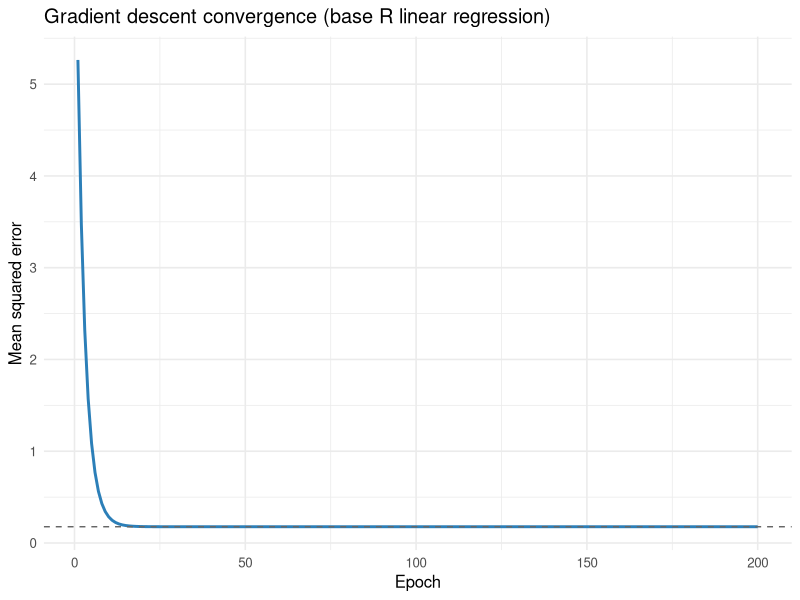

Here is the R script that generated this plot:
## ---- chunk 1
set.seed(42)

# simulate linear regression data
n <- 400
p <- 2
X <- matrix(rnorm(n * p), n, p)
beta_true <- c(2.0, -1.0)
b_true <- 0.5
y <- as.numeric(X %*% beta_true + b_true) + rnorm(n, sd = 0.4)

# closed form least squares for reference (with intercept column)
Xd <- cbind(1, X)
theta_ols <- solve(crossprod(Xd), crossprod(Xd, y))
b_ols <- theta_ols[1]
beta_ols <- theta_ols[-1]
round(c(b = b_ols, beta1 = beta_ols[1], beta2 = beta_ols[2]), 4)
## ---- chunk 2
# initialize parameters at zero, like a fresh nn_linear
beta <- rep(0, p)
b <- 0
eta <- 0.1          # learning rate
n_epochs <- 200
loss_history <- numeric(n_epochs)

for (epoch in seq_len(n_epochs)) {
  # forward pass
  pred <- as.numeric(X %*% beta + b)
  r <- y - pred                     # residuals

  # loss (mean squared error)
  loss_history[epoch] <- mean(r^2)

  # backward pass: analytic gradients of MSE
  grad_beta <- -(2 / n) * as.numeric(t(X) %*% r)
  grad_b    <- -(2 / n) * sum(r)

  # parameter update (the "optimizer step")
  beta <- beta - eta * grad_beta
  b    <- b    - eta * grad_b
}

round(c(b = b, beta1 = beta[1], beta2 = beta[2]), 4)
## ---- chunk 3
library(ggplot2)

# loss at the OLS optimum, for reference
ols_loss <- mean((y - as.numeric(X %*% beta_ols + b_ols))^2)

loss_df <- data.frame(epoch = seq_len(n_epochs), loss = loss_history)

ggplot(loss_df, aes(epoch, loss)) +
  geom_line(color = "#2c7fb8", linewidth = 1) +
  geom_hline(yintercept = ols_loss, linetype = "dashed", color = "grey40") +
  labs(
    title = "Gradient descent convergence (base R linear regression)",
    x = "Epoch",
    y = "Mean squared error"
  ) +
  theme_minimal(base_size = 12)
## ---- chunk 4
compare <- data.frame(
  parameter = c("intercept", "beta1", "beta2"),
  closed_form = round(c(b_ols, beta_ols), 4),
  grad_descent = round(c(b, beta), 4)
)
knitr::kable(
  compare,
  caption = "Closed form least squares estimates compared with the gradient descent estimates for the base R linear regression demo, parameter by parameter.",
  col.names = c("Parameter", "Closed form", "Gradient descent")
)
